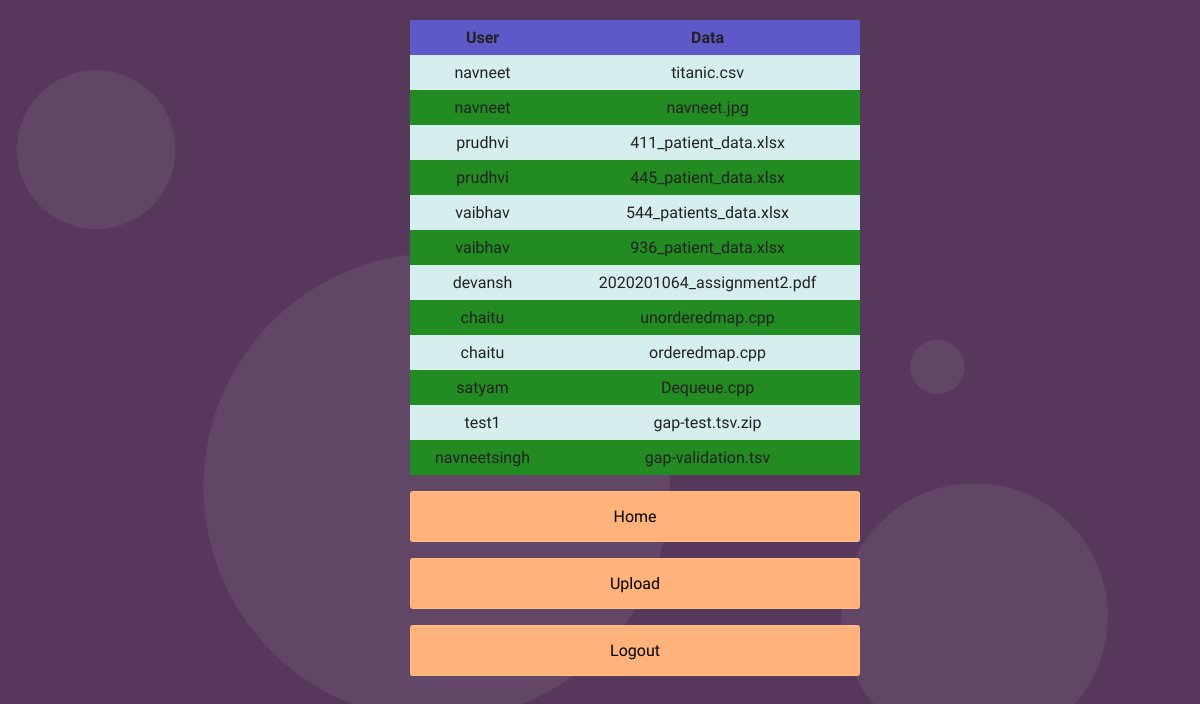
The page /data (signed in) on the database its author committed.
### app.py (models this page shows)
class dataSet(db.Model):
	id = db.Column(db.Integer,primary_key=True)
	username = db.Column(db.String(20),nullable=False)
	dataname = db.Column(db.String(20),nullable=False)
	datapath = db.Column(db.String(100),nullable=False)

### app.py (the view)
@app.route('/data')
@login_required
def show_data():
	data_list = dataSet.query.all()
	return render_template('data.html',items=data_list)

### app.py (called while the page is built)
@login_manager.user_loader
def load_user(user_id):
	return User.query.get(int(user_id))

### templates/data.html (shortened to what this page needs)
<!DOCTYPE>
<!DOCTYPE html>
<html>
<head>
    <link rel= "stylesheet" type= "text/css" href= "{{ url_for('static',filename='styles/style.css') }}">
</head>
<body>
	<table>
		<tr class="vaibhav">
			<th><center>User </center> </th>
			<th><center> Data </center></th>
		</tr>
		{% for item in items %}
		<tr>
			<td class="c1"><center>{{item.username}}</center></td>
			<td class="c2"style="cursor: pointer;"><a href="/download?username={{item.username}}&dataname={{item.dataname}}" target="blank">
			<center>
			{{item.dataname}}
			</center>
		</a></td>
		</tr>
		{% endfor %}
	</table>
	<p><a class="the-form1" href="{{url_for('home')}}">Home</a></p>
	<p><a class="the-form1" href="{{url_for('dashboard')}}">Upload</a></p>
	<p><a class="the-form1" href="{{url_for('logout')}}">Logout</a></p>
</body>
</html>

### static/files/styles/style.css (style rules this page uses)
*, *::before, *::after { box-sizing: border-box; -webkit-box-sizing: border-box; }
body { margin: 0; padding: 0; color: #222222; background-color: #f2f2f0; background-color: #56385a; background-image: url("cover.png"); background-size: cover; background-repeat: no-repeat; background-position: center; background-attachment: fixed; padding: 20px; overflow-x: hidden; }
body, input, button { font-family: "Muli", sans-serif, -apple-system, BlinkMacSystemFont, "Helvetica Neue", Helvetica, sans-serif; outline: none; }
a { color: inherit; outline: none; text-decoration: none; }
.the-form1 { display: -webkit-box; display: -ms-flexbox; display: flex; -ms-flex-wrap: wrap; flex-wrap: wrap; -webkit-box-orient: vertical; -webkit-box-direction: normal; -ms-flex-direction: column; flex-direction: column; padding: 15px; font-size: 16px; background: rgba(0, 0, 0, 0.2); border: 1px solid rgba(255, 255, 255, 0.1); border-radius: 3px; margin-bottom: 15px; -webkit-transition: background 0.3s; transition: background 0.3s; color: black; text-align: center; background-color: #ffb37b; max-width: 450px; margin-left: 390px; }
.vaibhav { background-color: #5e59c8 !important; }

### templates/data.html (style rules this page uses)
table { border-collapse: collapse; width: 100%; max-width: 450px; margin-left: 390; }
th, td { text-align: left; padding: 8px; }
tr:nth-child(even) { background-color: #D6EEEE; }
tr:nth-child(odd) { background-color: forestgreen; }

### rows shown on the page
dataSet: username "navneet", dataname "titanic.csv"
dataSet: username "navneet", dataname "navneet.jpg"
dataSet: username "prudhvi", dataname "411_patient_data.xlsx"
dataSet: username "prudhvi", dataname "445_patient_data.xlsx"
dataSet: username "vaibhav", dataname "544_patients_data.xlsx"
dataSet: username "vaibhav", dataname "936_patient_data.xlsx"
dataSet: username "devansh", dataname "2020201064_assignment2.pdf"
dataSet: username "chaitu", dataname "unorderedmap.cpp"
dataSet: username "chaitu", dataname "orderedmap.cpp"
dataSet: username "satyam", dataname "Dequeue.cpp"
dataSet: username "test1", dataname "gap-test.tsv.zip"
dataSet: username "navneetsingh", dataname "gap-validation.tsv"
